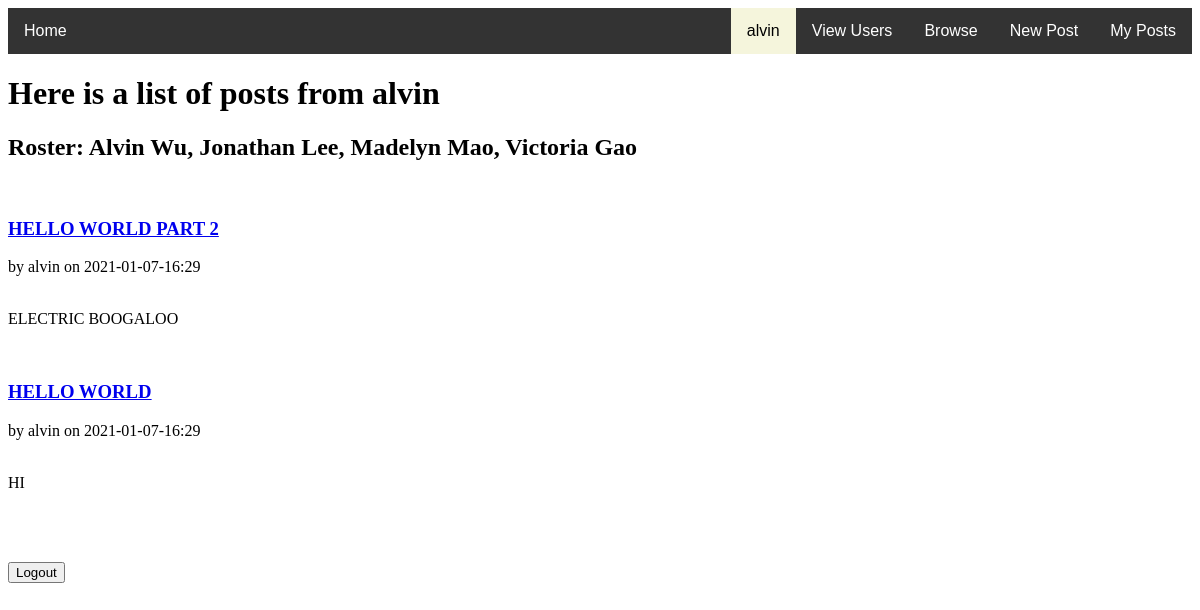
Before: /blog/alvin (signed in) with the older database file.
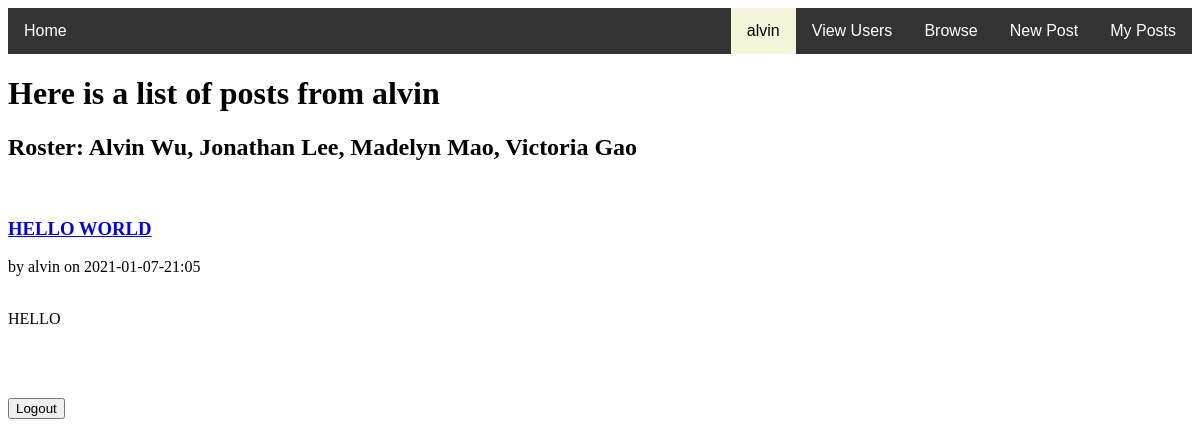
After: the same page with the newer database file.
### tables this page shows
CREATE TABLE posts(ID INTEGER NOT NULL PRIMARY KEY, UserID text NOT NULL, Title text NOT NULL, Text text, Date text);

### __init__.py (the view)
@app.route("/blog/<usrname>")
def viewuserblog(usrname):
    c = db.cursor()
    c.execute('SELECT ID FROM users WHERE username = \'' + str(usrname) + '\'')
    userid = c.fetchall()[0]
    c.execute('SELECT ID, Title, Text, Date FROM posts WHERE UserID = \'' + str(userid[0]) + '\'')
    posts = c.fetchall()
    c.close()
    return render_template('viewuserblog.html', user=usrname, posts=posts, status = True)

### templates/viewuserblog.html (shortened to what this page needs)
<!DOCTYPE html>
<html>
{% extends "base.html" %}
{% block body %}
  <head>
  </head>
  <body>
   <h1> Here is a list of posts from {{ user }} </h1>
   <h2>
    Roster: Alvin Wu, Jonathan Lee, Madelyn Mao, Victoria Gao
    </h2>
    <br>
    {% for p in posts|reverse %}
      <header>
        <div>
          <h3><a href="/post/{{p[0]}}">{{ p[1] }}</a></h3>
          <div class="authorinfo">by {{ user }} on {{ p[3] }}</div>
        </div>
      </header>
      <br>
      <p class="body">{{ p[2] }}</p>
      <br>
    {% endfor %}
<br></br>
    <form action = "/logout">
	<input type = "submit" value ="Logout">
    </form>
  </body>
{% endblock %}

Changed rows visible on the page:
no longer on this page (row edited): posts: Title "HELLO WORLD PART 2", user "alvin", Date "2021-01-07-16:29", Text "ELECTRIC BOOGALOO"
changed posts "HELLO WORLD": Date "2021-01-07-16:29" → "2021-01-07-21:05"; Text "HI" → "HELLO"
